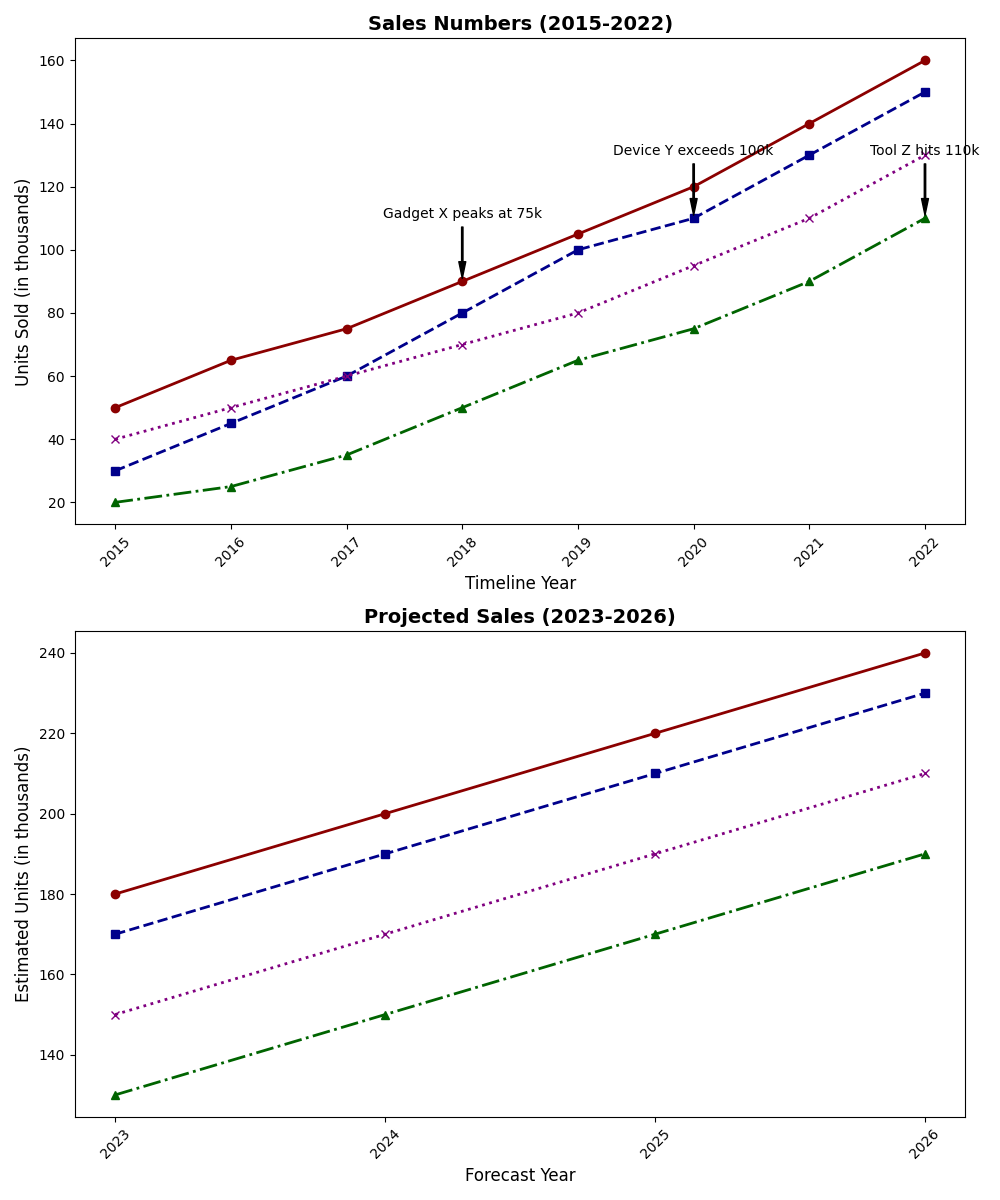

Python code for this plot:
import matplotlib.pyplot as plt
import numpy as np

years_actual = np.arange(2015, 2023)
years_forecast = np.arange(2023, 2027)

product_a_sales = np.array([50, 65, 75, 90, 105, 120, 140, 160])
product_b_sales = np.array([30, 45, 60, 80, 100, 110, 130, 150])
product_c_sales = np.array([20, 25, 35, 50, 65, 75, 90, 110])
product_d_sales = np.array([40, 50, 60, 70, 80, 95, 110, 130])

product_a_forecast = np.array([180, 200, 220, 240])
product_b_forecast = np.array([170, 190, 210, 230])
product_c_forecast = np.array([130, 150, 170, 190])
product_d_forecast = np.array([150, 170, 190, 210])

fig, axes = plt.subplots(2, 1, figsize=(10, 12))

ax1 = axes[0]
ax1.plot(years_actual, product_a_sales, marker='o', linestyle='-', color='#8b0000', linewidth=2)
ax1.plot(years_actual, product_b_sales, marker='s', linestyle='--', color='#00008b', linewidth=2)
ax1.plot(years_actual, product_c_sales, marker='^', linestyle='-.', color='#006400', linewidth=2)
ax1.plot(years_actual, product_d_sales, marker='x', linestyle=':', color='#800080', linewidth=2)
ax1.set_title('Sales Numbers (2015-2022)', fontsize=14, fontweight='bold')
ax1.set_xlabel('Timeline Year', fontsize=12)
ax1.set_ylabel('Units Sold (in thousands)', fontsize=12)
ax1.set_xticks(years_actual)
ax1.set_xticklabels(years_actual, rotation=45)

annotations = {
    2018: ("Gadget X peaks at 75k", product_a_sales[3]),
    2020: ("Device Y exceeds 100k", product_b_sales[5]),
    2022: ("Tool Z hits 110k", product_c_sales[7]),
}
for year, (text, y_value) in annotations.items():
    ax1.annotate(text, xy=(year, y_value), xytext=(year, y_value + 20),
                 arrowprops=dict(facecolor='black', shrink=0.05, width=1, headwidth=5), fontsize=10, color='black', ha='center')

ax2 = axes[1]
ax2.plot(years_forecast, product_a_forecast, marker='o', linestyle='-', color='#8b0000', linewidth=2)
ax2.plot(years_forecast, product_b_forecast, marker='s', linestyle='--', color='#00008b', linewidth=2)
ax2.plot(years_forecast, product_c_forecast, marker='^', linestyle='-.', color='#006400', linewidth=2)
ax2.plot(years_forecast, product_d_forecast, marker='x', linestyle=':', color='#800080', linewidth=2)
ax2.set_title('Projected Sales (2023-2026)', fontsize=14, fontweight='bold')
ax2.set_xlabel('Forecast Year', fontsize=12)
ax2.set_ylabel('Estimated Units (in thousands)', fontsize=12)
ax2.set_xticks(years_forecast)
ax2.set_xticklabels(years_forecast, rotation=45)

plt.tight_layout()
plt.show()
